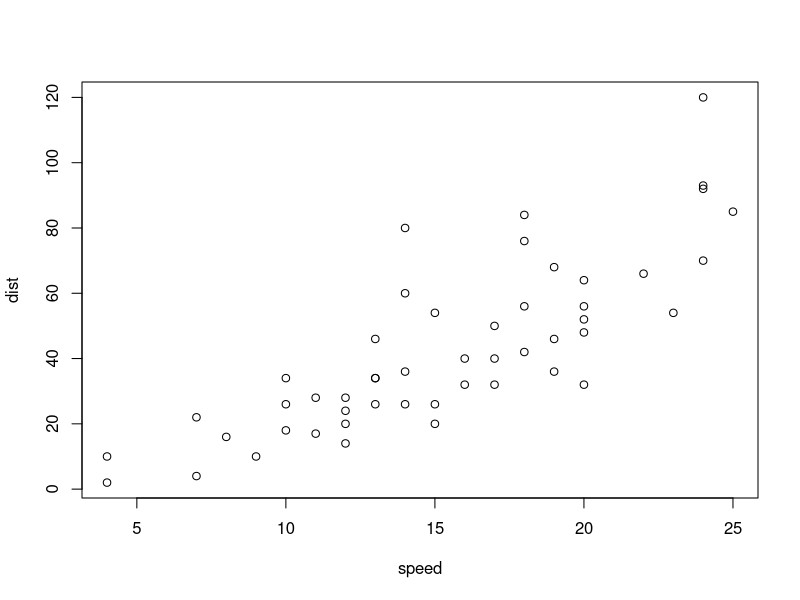
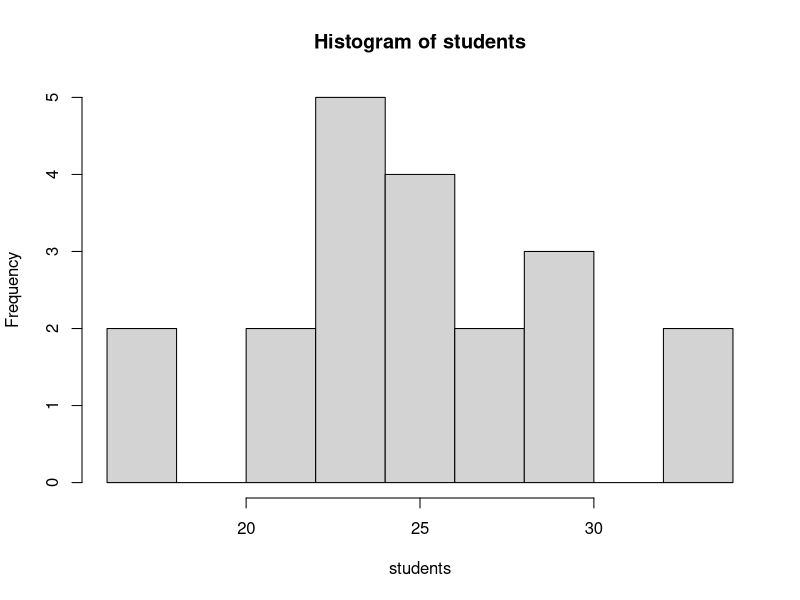
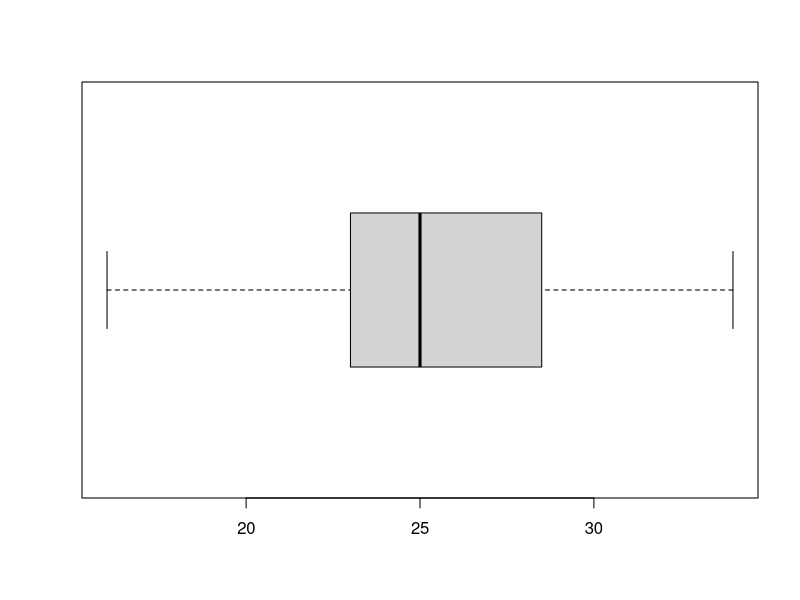

Write the R code that produced these figures, in order.
## ---- chunk 1
plot(cars)
## ---- chunk 2
# for testing use this
students <- round(rnorm(20, 25, 5))

# for class use this
# students <- {} 

students
## ---- chunk 3
summary(students)
## ---- chunk 4
var(students); sqrt(var(students))
## ---- chunk 5
# define a variable for the mean we will consistently use bar for sample mean
# again note I use the <- assignment rather than =
ybar <- mean(students)

# R can then do the arithmetic and when we combine a list of numbers with a single number and square it, it knows what we mean.
(students - ybar)^2
## ---- chunk 6
# Then as we said, we sum over all of these and then divide by the number of them
# minus 1

sum( (students - ybar)^2 ) / ( length(students) - 1 )
## ---- chunk 7
sum(students - ybar )
## ---- chunk 8
hist(students, 10)
## ---- chunk 9
boxplot(students, horizontal=TRUE)
# Note the use of = for a parameter instead of <-
